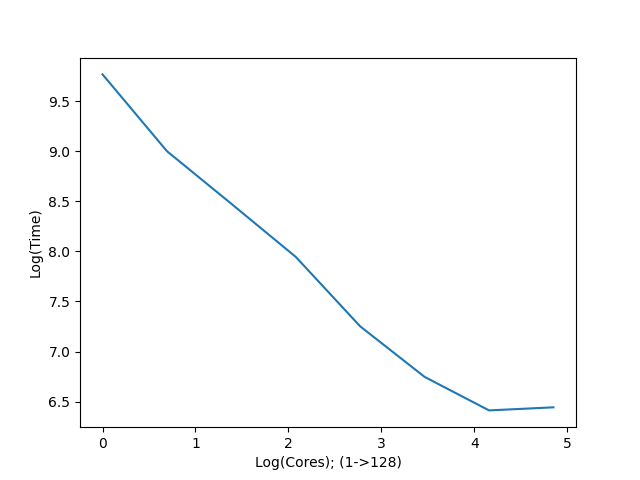

Recreate this plot in Python.
import os
from random  import randint
import copy
import sys
from sys import float_repr_style
# import matplotlib
import matplotlib
import matplotlib.pyplot as plt
# from mpl_toolkits import mplot3d
import numpy as np
import csv
# import scipy
import pandas as pd
import time
import multiprocessing as mp
from pathos.pp import ParallelPool
from pathos.multiprocessing import ProcessingPool,ThreadPool

from DataStructures import kdTree,SplitTree
from Skeletize import checkRepeat,getRadius,getDistance,normalize, getAngle, getPoint,randPN
from mpl_toolkits import mplot3d
from itertools import cycle

with open('bench.txt','r') as csvfile:
    data = csv.reader(csvfile)
    time = []
    nodes = []
    i = 0
    for row in data:
        if i == 0:
            a = 1
        else:
            time.append(float(row[0]))
            nodes.append(pow(2,i-1))
        i += 1
i = 0
while i < len(time):
    time[i] = np.log(time[i])
    nodes[i] = np.log(nodes[i])
    i += 1
print(time,nodes)

plt.plot(nodes,time)
plt.xlabel('Log(Cores); (1->128)')
plt.ylabel('Log(Time)')
plt.savefig('LogBench.png')
